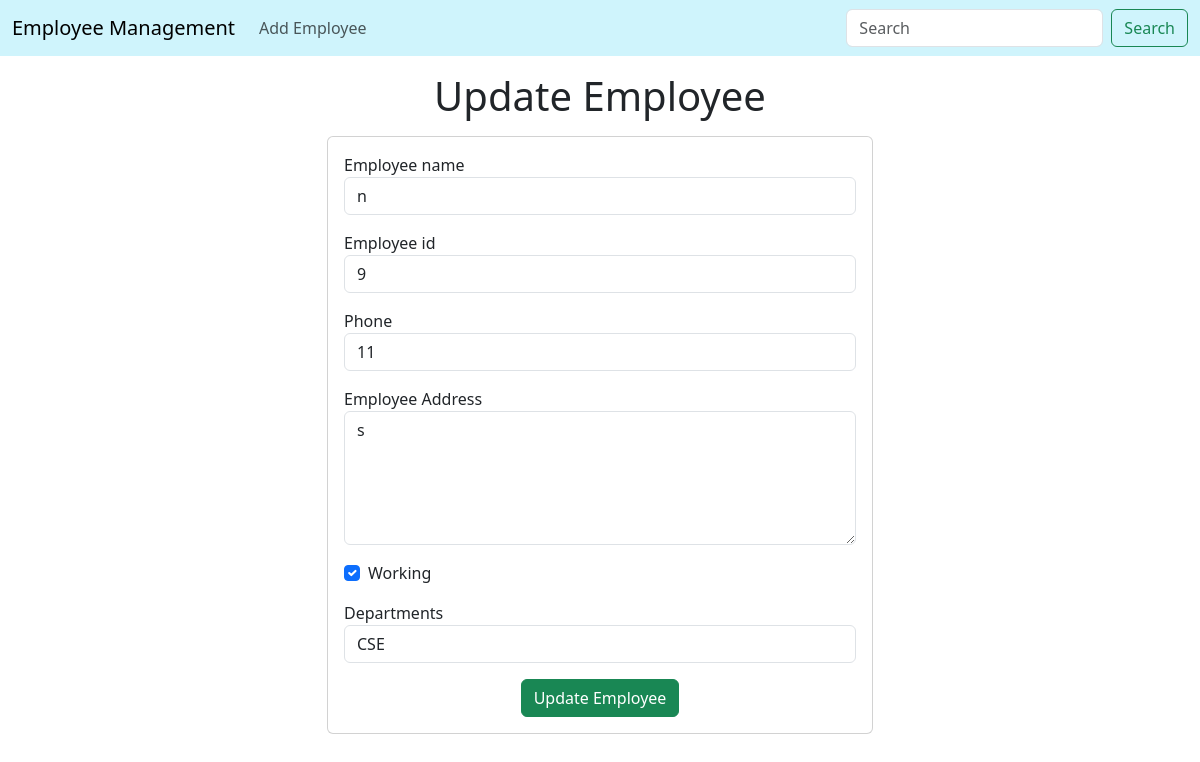
The app's page /update/9 with its own data.
### employee/models.py (models this page shows, shortened)
class Employee(models.Model):
    name=models.CharField(max_length=200)
    emp_id=models.CharField(max_length=200)
    phone=models.CharField(max_length=10)
    address=models.CharField(max_length=150)
    working=models.BooleanField(default=True)
    dept=models.ForeignKey(Department,on_delete=models.CASCADE)

### employee/views.py (the view, shortened to what this page needs)
# urls.py: path('update/<int:emp_id>',views.updateEmp,name='updateEmp'),
def updateEmp(request,emp_id):
    emp=Employee.objects.get(pk=emp_id)
    depts=Department.objects.all()
    return render(request,"employee/updateEmp.html",{
        'emp':emp,
        'depts':depts
    })

### employee/models.py (called while the page is built)
    def __str__(self):
        return "%s" %(self.name)

### employee/templates/employee/updateEmp.html (shortened to what this page needs)
{% extends 'employee/base.html' %}
{% block content %}
<h1 class="text-center my-3">Update Employee</h1>
<div class="container">
    <div class="row">
      <div class="col-md-6 offset-md-3">
        <div class="card">
          <div class="card-body">
            <form action="/update/{{emp.id}}" method="POST">
              <div class="mb-3">
                <label for="name">Employee name</label>
                <input
                  id="name"
                  type="text"
                  class="form-control"
                  placeholder="Enter name"
                  name="emp_name"
                  value="{{emp.name}}"
                />
              </div>
              <div class="mb-3">
                <label for="id">Employee id</label>
                <input
                  id="id"
                  type="text"
                  class="form-control"
                  placeholder="Enter id"
                  name="emp_id"
                  value="{{emp.id}}"
                />
              </div>
              <div class="mb-3">
                <label for="phone">Phone</label>
                <input
                  id="phone"
                  type="text"
                  class="form-control"
                  placeholder="Enter phone number"
                  name="emp_phone"
                  value="{{emp.phone}}"
                />
              </div>
              <div class="mb-3">
                <label for="address">Employee Address</label>
                <textarea
                  name="emp_address"
                  id="address"
                  rows="5"
                  class="form-control"
                >{{emp.address}}</textarea>
              </div>
              <div class="mb-3 form-check">
                <label for="working">Working</label>
                <input {% if emp.working %} checked {% endif %}  id="working" name="emp_working" type="checkbox" class="form-check-input">
              </div>
              <div class="mb-3 ">
                <label for="department">Departments</label>
                <select value="{{emp.dept}}" name="emp_department" id="department" class="form-control">
                  {% for d in depts %}
                  <option value='{{d.id}}'>{{d.name}}</option>
                  {% endfor %}
                </select>
              </div>
              <div class="container text-center">
                  <button class="btn btn-success">
                      Update Employee
                  </button>
              </div>
            </form>
          </div>
        </div>
      </div>
    </div>
</div>
{% endblock %}

### records on screen
Employee: emp_name "n", emp_id "9", emp_phone "11", emp_address "s", working "☑"

### other values on screen
form field emp_department "CSE"
